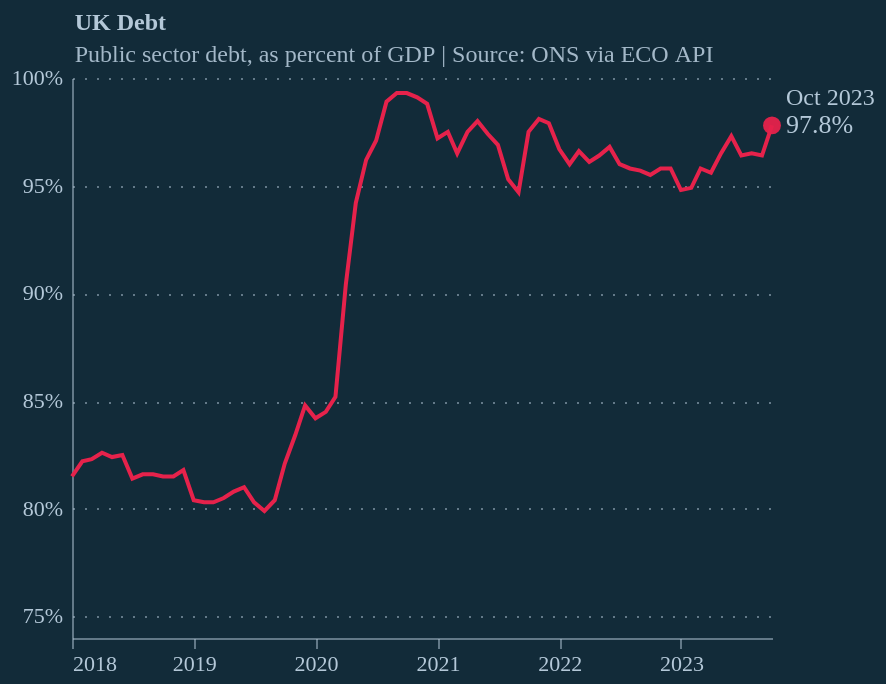

The specification (Vega-Lite) saved for this image:
### Vega-Lite specification from a JSON file in a GitHub repository (floating-point values rounded to 4 significant figures; data arrays with more than 128 entries replaced by an {"elided": "..."} marker saying what was removed)
{"config": {"background": "#122b39", "text": {"color": "#b4c8d8", "font": "Circular Std", "align": "left", "baseline": "middle", "dx": 7, "dy": 0, "fontSize": 11}, "view": {"stroke": null, "continuousWidth": 350, "continuousHeight": 280, "discreteWidth": 400, "discreteHeight": 300}, "bar": {"color": "#179fdb"}, "line": {"color": "#e6224b"}, "rule": {"color": "#b4c8d8"}, "point": {"filled": true, "size": 80, "color": "#e6224b", "opacity": 0.95}, "geoshape": {"stroke": "white", "strokeWidth": 0.3}, "axis": {"labelColor": "#b4c8d8", "labelFontSize": 11, "labelFont": "Circular Std", "tickColor": "#b4c8d8", "tickOpacity": 0.5, "domainColor": "#b4c8d8", "domainOpacity": 0.5, "gridColor": "#b4c8d8", "gridDash": [2, 2], "gridOpacity": 0.5, "title": null, "titleColor": "#b4c8d8"}, "axisXDiscrete": {"grid": false, "labelAngle": 0, "tickCount": 10, "tickOpacity": 0.5, "title": null}, "axisXTemporal": {"grid": false, "ticks": true}, "axisXQuantitative": {"grid": true}, "axisYQuantitative": {"gridColor": "#b4c8d8", "gridDash": [1, 5], "gridOpacity": 0.5, "ticks": false, "labelPadding": 5, "tickCount": 8}, "title": {"color": "#b4c8d8", "subtitleColor": "#b4c8d8E6", "font": "Circular Std", "subtitleFont": "Circular Std", "anchor": "start", "dx": 24, "fontSize": 12, "subtitleFontSize": 12, "subtitlePadding": 4, "offset": -1}, "legend": {"titleColor": "#b4c8d8", "labelColor": "#b4c8d8"}}, "layer": [{"data": {"name": "data-60bd054c2b2a1f52635fc4e496961a4a"}, "mark": {"type": "line"}, "encoding": {"x": {"field": "date", "type": "temporal"}, "y": {"axis": {"labelExpr": "datum.value + '%'"}, "field": "debt", "scale": {"domain": [75, 100], "zero": false}, "type": "quantitative"}}, "title": {"text": "UK Debt", "dx": 32, "subtitle": ["Public sector debt, as percent of GDP | Source: ONS via ECO API"]}, "transform": [{"filter": "(datum.year >= 2018)"}]}, {"data": {"name": "data-9ba4a35245ac8762cc2d1f5bcac9dad4"}, "mark": {"type": "point"}, "encoding": {"x": {"field": "date", "type": "temporal"}, "y": {"field": "debt", "type": "quantitative"}}}, {"data": {"name": "data-9ba4a35245ac8762cc2d1f5bcac9dad4"}, "mark": {"type": "text", "fontSize": 13}, "encoding": {"text": {"field": "debt_fmt", "type": "nominal"}, "x": {"field": "date", "type": "temporal"}, "y": {"field": "debt", "type": "quantitative"}}}, {"data": {"name": "data-9ba4a35245ac8762cc2d1f5bcac9dad4"}, "mark": {"type": "text", "dy": -14, "fontSize": 12}, "encoding": {"text": {"field": "date", "format": "%b %Y", "type": "temporal"}, "x": {"field": "date", "type": "temporal"}, "y": {"field": "debt", "type": "quantitative"}}}], "$schema": "https://vega.github.io/schema/vega-lite/v5.8.0.json", "datasets": {"data-60bd054c2b2a1f52635fc4e496961a4a": {"elided": "315 records"}, "data-9ba4a35245ac8762cc2d1f5bcac9dad4": [{"date": "2023-10-01T00:00:00", "year": 2023, "borrowing": 14900.0, "debt": 97.8, "borrowing_3m": 13540.0, "debt_fmt": "97.8%"}]}, "width": 350, "height": 280}
